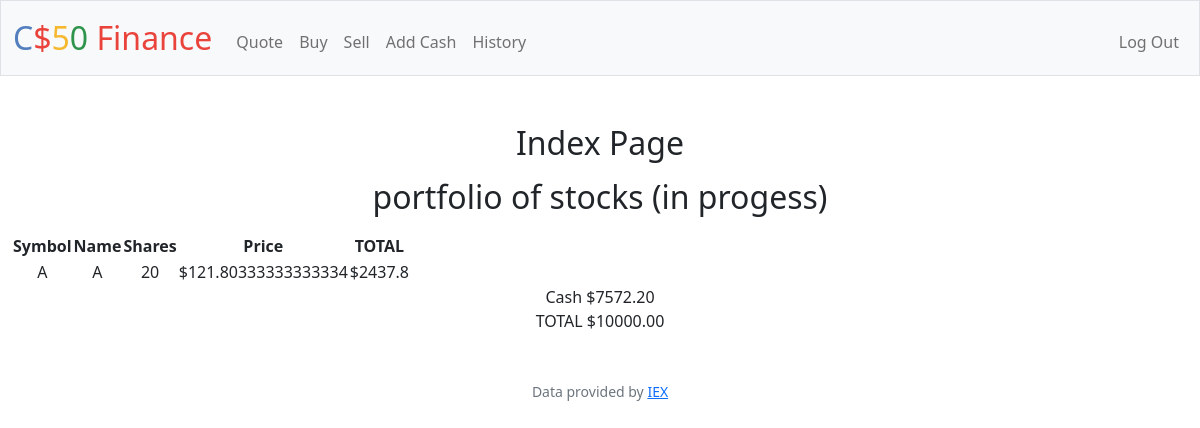
/ (signed in), run on the app's committed database.
### tables this page shows
CREATE TABLE buy_histories (
        id INTEGER PRIMARY KEY AUTOINCREMENT NOT NULL,
        symbol TEXT,
        name TEXT,
        shares NUMERIC,
        price NUMERIC,
        total NUMERIC,
        user_id INTEGER,
        FOREIGN KEY (user_id) REFERENCES users(id)
    );

### app.py (the view)
@app.route("/")
@login_required
def index():
    current_user_id = session["user_id"]
    buy_histories = db.execute(
        "SELECT symbol, name, AVG(price) as price, SUM(total) as total, SUM(shares) as shares FROM buy_histories GROUP BY symbol, name"
    )
    total_buy = db.execute(
        "SELECT SUM(total) as total FROM buy_histories WHERE user_id = ?",
        current_user_id,
    )
    sum_amount = db.execute("SELECT SUM(amount) as amount FROM cash_histories")
    total_added_cash = sum_amount[0]["amount"]
    total = "%.2f" % 10000
    if not total_added_cash:
        total_added_cash = 0
    print(total_buy)
    if total_buy[0]["total"] != None:
        cash = "%.2f" % round((10000 - total_buy[0]["total"] + total_added_cash), 2)
    else:
        cash = "%.2f" % round((10000 - sum_amount[0]["amount"] + total_added_cash), 2)
    return render_template(
        "index.html",
        buy_histories=map(round_total, buy_histories),
        cash=cash,
        total=total,
    )

### app.py (called while the page is built)
@app.after_request
def after_request(response):
    response.headers["Cache-Control"] = "no-cache, no-store, must-revalidate"
    response.headers["Expires"] = 0
    response.headers["Pragma"] = "no-cache"
    return response

def round_total(history):
    history["total"] = round(history["total"], 2)
    return history

### helpers.py (called while the page is built)
def login_required(f):
    @wraps(f)
    def decorated_function(*args, **kwargs):
        if session.get("user_id") is None:
            return redirect("/login")
        return f(*args, **kwargs)
    return decorated_function

### templates/index.html (shortened to what this page needs)
{% extends "layout.html" %}
{% block main %}
    <h2 class="mb-3">Index Page</h2>
    <h2 class="mb-3">portfolio of stocks (in progess)</h2>
    <table>
        <thead>
            <tr>
                <th>Symbol</th>
                <th>Name</th>
                <th>Shares</th>
                <th>Price</th>
                <th>TOTAL</th>
            </tr>
        </thead>
        <tbody>
            {% for item in buy_histories %}
            <tr>
                <td>{{ item.symbol }}</td>
                <td>{{ item.name }}</td>
                <td>{{ item.shares }}</td>
                <td>${{ item.price }}</td>
                <td>${{ item.total }}</td>
            </tr>
            {% endfor %}
        </tbody>
    </table>
    <div>Cash ${{cash}}</div>
    <div>TOTAL ${{total}}</div>
{% endblock %}

### data on the page
buy_histories: symbol "A", name "A", shares "20", price "121.80333333333334", total "2437.8"

### other printed values
{{ cash }} "7572.20"
{{ total }} "10000.00"
